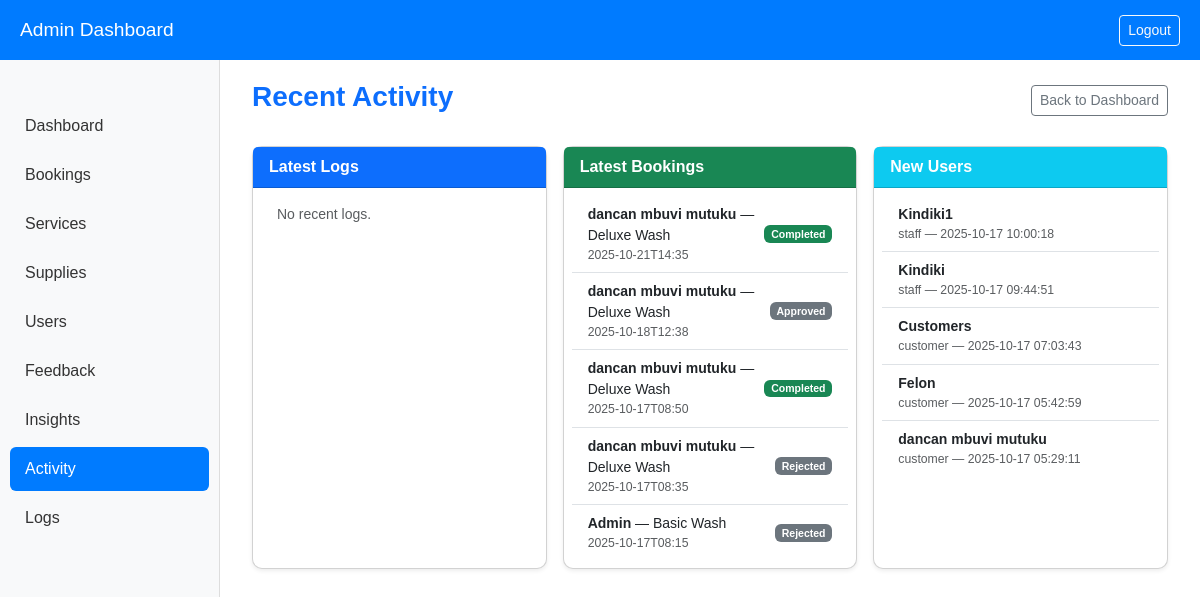
The page /admin/pages/activity.php (signed in) on the database as committed earlier.
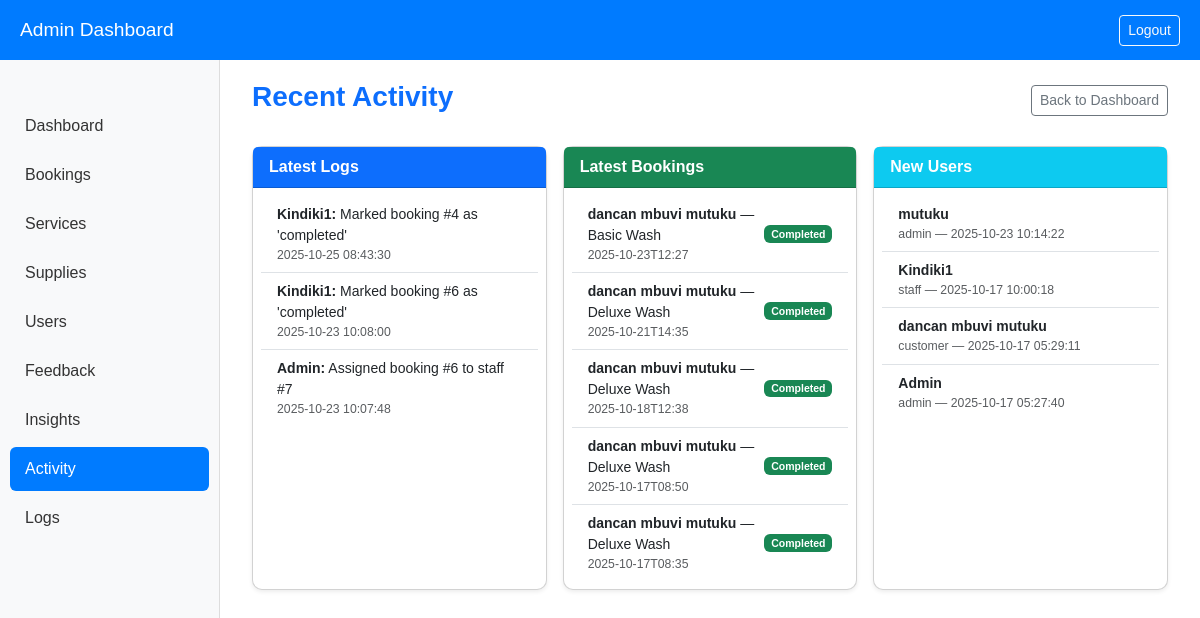
The same page on the database as committed later.
### tables this page shows
CREATE TABLE bookings (
    id INTEGER PRIMARY KEY AUTOINCREMENT,
    user_id INTEGER,
    car_model TEXT,
    license_plate TEXT,
    service_id INTEGER,
    booking_time DATETIME,
    status TEXT DEFAULT 'pending',
    payment_status TEXT DEFAULT 'pending',
    created_at DATETIME DEFAULT CURRENT_TIMESTAMP
, staff_id INTEGER);

CREATE TABLE users (
    id INTEGER PRIMARY KEY AUTOINCREMENT,
    name TEXT NOT NULL,
    email TEXT UNIQUE NOT NULL,
    password TEXT NOT NULL,
    role TEXT DEFAULT 'customer',
    created_at DATETIME DEFAULT CURRENT_TIMESTAMP
);

CREATE TABLE services (
    id INTEGER PRIMARY KEY AUTOINCREMENT,
    service_name TEXT,
    description TEXT,
    price REAL,
    duration INTEGER,
    created_at DATETIME DEFAULT CURRENT_TIMESTAMP
, category TEXT DEFAULT 'General');

CREATE TABLE logs (
        id INTEGER PRIMARY KEY AUTOINCREMENT,
        user_id INTEGER,
        action TEXT,
        details TEXT,
        created_at DATETIME DEFAULT CURRENT_TIMESTAMP
    );

### admin/pages/activity.php (the view, shortened to what the changed rows need)
<?php
require_once __DIR__ . '/../../includes/db.php';
$recentLogs = $db->query("
    SELECT l.*, u.name AS username
    FROM logs l
    LEFT JOIN users u ON l.user_id = u.id
    ORDER BY l.created_at DESC
    LIMIT 5
")->fetchAll(PDO::FETCH_ASSOC);
$recentBookings = $db->query("
    SELECT b.id, u.name AS customer_name, s.service_name, b.status, b.booking_time
    FROM bookings b
    LEFT JOIN users u ON b.user_id = u.id
    LEFT JOIN services s ON b.service_id = s.id
    ORDER BY b.id DESC
    LIMIT 5
")->fetchAll(PDO::FETCH_ASSOC);
$recentUsers = $db->query("
    SELECT *
    FROM users
    ORDER BY id DESC
    LIMIT 5
")->fetchAll(PDO::FETCH_ASSOC);
?>
<link href="https://cdn.jsdelivr.net/npm/bootstrap@5.3.2/dist/css/bootstrap.min.css" rel="stylesheet">
<div class="main-content">
    <div class="container-fluid">
        <div class="row g-3">
            <div class="col-12 col-md-4">
                <div class="card shadow-sm h-100">
                    <div class="card-body p-2">
                        <ul class="list-group list-group-flush">
                        <?php if ($recentLogs): foreach($recentLogs as $log): ?>
                            <li class="list-group-item py-2">
                                <strong><?= htmlspecialchars($log['username'] ?? 'System') ?>:</strong> <?= htmlspecialchars($log['action']) ?>
                                <br><small class="text-muted"><?= htmlspecialchars($log['created_at']) ?></small>
                            </li>
                        <?php endforeach; else: ?>
                            <li class="list-group-item text-muted">No recent logs.</li>
                        <?php endif; ?>
                        </ul>
                    </div>
                </div>
            </div>
            <div class="col-12 col-md-4">
                <div class="card shadow-sm h-100">
                    <div class="card-body p-2">
                        <ul class="list-group list-group-flush">
                        <?php if ($recentBookings): foreach($recentBookings as $b): ?>
                            <li class="list-group-item py-2 d-flex justify-content-between align-items-center">
                                <div>
                                    <strong><?= htmlspecialchars($b['customer_name'] ?? 'Unknown') ?></strong> — <?= htmlspecialchars($b['service_name'] ?? 'Unknown Service') ?>
                                    <br><small class="text-muted"><?= htmlspecialchars($b['booking_time']) ?></small>
                                </div>
                                <span class="badge <?= $b['status']=='completed'?'bg-success':($b['status']=='pending'?'bg-warning text-dark':'bg-secondary') ?>">
                                    <?= htmlspecialchars(ucfirst($b['status'])) ?>
                                </span>
                            </li>
                        <?php endforeach; else: ?>
                            <li class="list-group-item text-muted">No recent bookings.</li>
                        <?php endif; ?>
                        </ul>
                    </div>
                </div>
            </div>
            <div class="col-12 col-md-4">
                <div class="card shadow-sm h-100">
                    <div class="card-body p-2">
                        <ul class="list-group list-group-flush">
                        <?php if ($recentUsers): foreach($recentUsers as $u): ?>
                            <li class="list-group-item py-2">
                                <strong><?= htmlspecialchars($u['name']) ?></strong>
                                <br><small class="text-muted"><?= htmlspecialchars($u['role']) ?> — <?= htmlspecialchars($u['created_at'] ?? '') ?></small>
                            </li>
                        <?php endforeach; else: ?>
                            <li class="list-group-item text-muted">No new users.</li>
                        <?php endif; ?>
                        </ul>
                    </div>
                </div>
            </div>
        </div>
    </div>
</div>

Rows that differ between the two databases and show on the page:
no longer on this page (row unchanged): bookings: user.name "Admin", service.service_name "Basic Wash", booking_time "2025-10-17T08:15", status "Rejected"
removed users: name "Kindiki", role "staff", created_at "2025-10-17 09:44:51"
removed users: name "Customers", role "customer", created_at "2025-10-17 07:03:43"
removed users: name "Felon", role "customer", created_at "2025-10-17 05:42:59"
added logs: user.name "Kindiki1", action "Marked booking #4 as 'completed'", created_at "2025-10-25 08:43:30"
added logs: user.name "Kindiki1", action "Marked booking #6 as 'completed'", created_at "2025-10-23 10:08:00"
added logs: user.name "Admin", action "Assigned booking #6 to staff #7", created_at "2025-10-23 10:07:48"
added bookings: user.name "dancan mbuvi mutuku", service.service_name "Basic Wash", booking_time "2025-10-23T12:27", status "Completed"
changed bookings (number 3 of 5 on the later page): status "Approved" → "Completed"
changed bookings (number 5 of 5 on the later page): status "Rejected" → "Completed"
added users: name "mutuku", role "admin", created_at "2025-10-23 10:14:22"
now on this page (row unchanged): users: name "Admin", role "admin", created_at "2025-10-17 05:27:40"
Other text that changed with them:
text no longer shown: "No recent logs."
